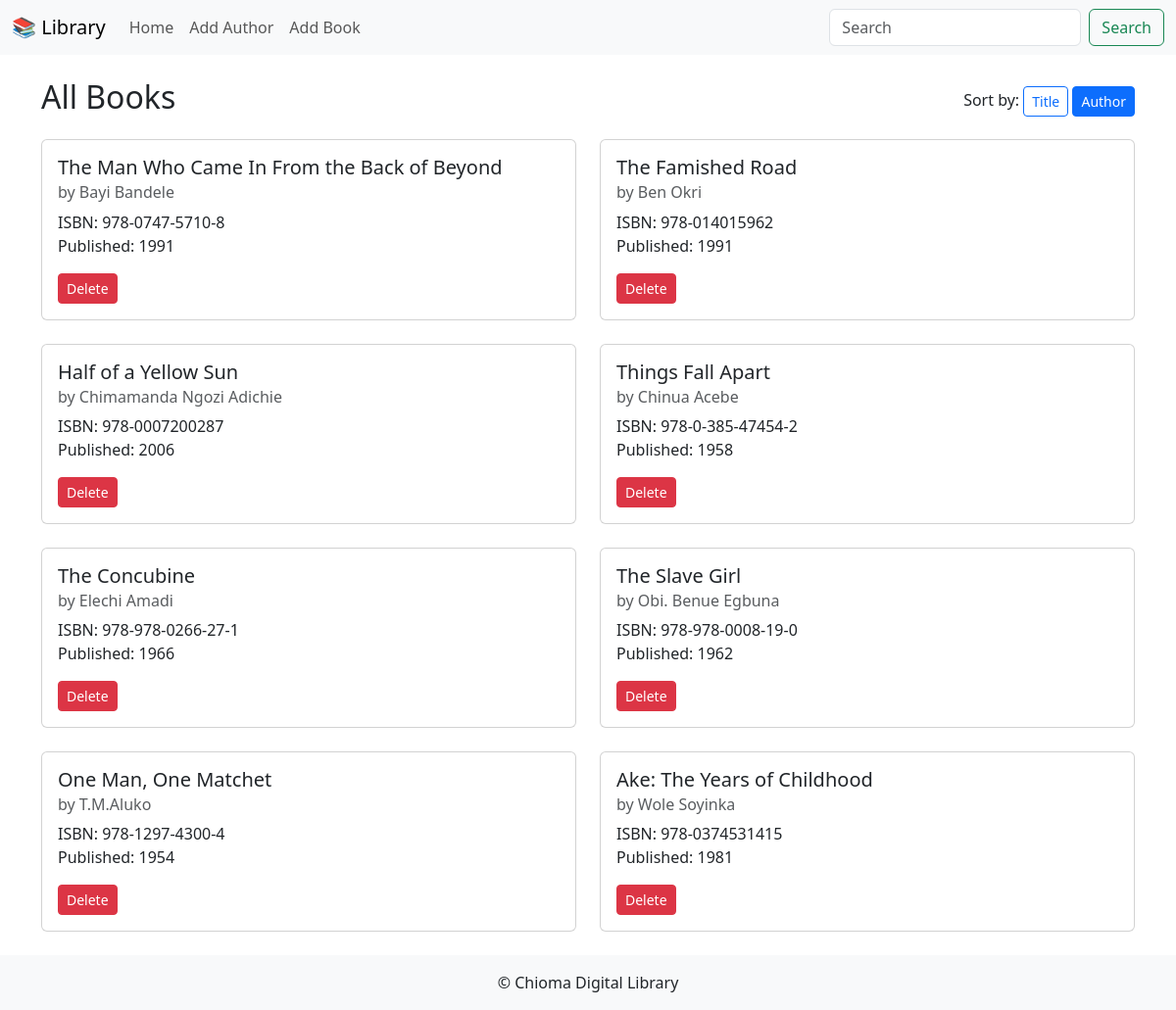
The app's page /?sort=author&q= with its own data.
### data_models.py (models this page shows, shortened)
class Book(db.Model):
    __tablename__ = 'books'
    id = db.Column(db.Integer, primary_key=True)
    isbn = db.Column(db.String(13), unique=True, nullable=False)
    title = db.Column(db.String(255), nullable=False)
    publication_year = db.Column(db.Integer, nullable=True)
    author_id = db.Column(
        db.Integer,
        db.ForeignKey('authors.id'),
        nullable=False
    )
    author = db.relationship(
        'Author',
        backref=db.backref('books', lazy=True)
    )

class Author(db.Model):
    __tablename__ = 'authors'
    id = db.Column(db.Integer, primary_key=True)
    name = db.Column(db.String(255), nullable=False)
    birth_date = db.Column(db.Date, nullable=True)
    date_of_death = db.Column(db.Date, nullable=True)

### app.py (the view)
@app.route('/')
def home():
    query = Book.query.join(Author)
    search_term = request.args.get('q', '').strip()
    if search_term:
        pattern = f'%{search_term}%'
        query = query.filter(Book.title.ilike(pattern))
    sort = request.args.get('sort', 'title')
    if sort == 'author':
        query = query.order_by(Author.name)
    else:
        query = query.order_by(Book.title)
    books = query.all()
    return render_template(
        'home.html',
        books=books,
        q=search_term,
        current_sort=sort
    )

### templates/home.html (shortened to what this page needs)
{% extends 'base.html' %}
{% block content %}
  <div class="d-flex justify-content-between align-items-center mb-3">
    <h1 class="h2">All Books</h1>
    <div>
      Sort by:
      <a href="{{ url_for('home', sort='title', q=q) }}" class="btn btn-sm btn-outline-primary {% if current_sort=='title' %}active{% endif %}">Title</a>
      <a href="{{ url_for('home', sort='author', q=q) }}" class="btn btn-sm btn-outline-primary {% if current_sort=='author' %}active{% endif %}">Author</a>
    </div>
  </div>
  {% if not books %}
    <p class="text-muted">{% if q %}No results for “{{ q }}”.{% else %}Your library is empty.{% endif %}</p>
  {% else %}
    <div class="row row-cols-1 row-cols-md-2 g-4">
      {% for book in books %}
        <div class="col">
          <div class="card h-100">
            <div class="card-body">
              <h5 class="card-title">{{ book.title }}</h5>
              <h6 class="card-subtitle mb-2 text-muted">by {{ book.author.name }}</h6>
              <p class="card-text">ISBN: {{ book.isbn }}<br>Published: {{ book.publication_year or 'N/A' }}</p>
              <form method="post" action="{{ url_for('delete_book', book_id=book.id) }}" onsubmit="return confirm('Delete this book?');">
                <button class="btn btn-danger btn-sm">Delete</button>
              </form>
            </div>
          </div>
        </div>
      {% endfor %}
    </div>
  {% endif %}
{% endblock %}

### records on screen
Book: title "The Man Who Came In From the Back of Beyond", author.name "Bayi Bandele", isbn "978-0747-5710-8", publication_year "1991"
Book: title "The Famished Road", author.name "Ben Okri", isbn "978-014015962", publication_year "1991"
Book: title "Half of a Yellow Sun", author.name "Chimamanda Ngozi Adichie", isbn "978-0007200287", publication_year "2006"
Book: title "Things Fall Apart", author.name "Chinua Acebe", isbn "978-0-385-47454-2", publication_year "1958"
Book: title "The Concubine", author.name "Elechi Amadi", isbn "978-978-0266-27-1", publication_year "1966"
Book: title "The Slave Girl", author.name "Obi. Benue Egbuna", isbn "978-978-0008-19-0", publication_year "1962"
Book: title "One Man, One Matchet", author.name "T.M.Aluko", isbn "978-1297-4300-4", publication_year "1954"
Book: title "Ake: The Years of Childhood", author.name "Wole Soyinka", isbn "978-0374531415", publication_year "1981"
